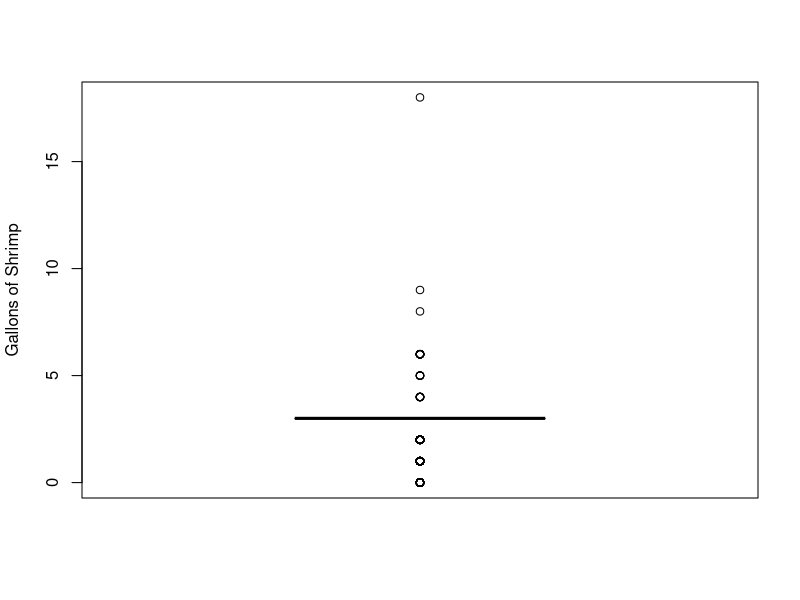

Write R code to recreate this figure.
#=====================================================================
# Read in and examine the data
#=====================================================================


library(tidyverse)

# Data Source: S:\RTS\common\Pat\Permits\tanner\2017\tanner PERMITS 2017.XLS
# I saved individual copies of the two following sheets to my project folder

harvest <- read.csv("harvest_records_17.csv", header = T, nrow = 3201)
permits <- read.csv("permit_records_17.csv", header = T, nrow = 1930)


# change all variable names to lower (personal preference)
names(harvest) <- tolower(names(harvest))
names(permits) <- tolower(names(permits))


sum(is.na(harvest$tanner))


# calculate counts for each mailing type as well as each mailing-status combination
# and verify that they match the counts in the excel document

mail_cnts <- permits %>% group_by(mailing) %>% summarise(count = n())
status_cnts <- permits %>% group_by(mailing, status) %>% summarise(count = n())


# Number of Permits
print(mail_cnts)
print(status_cnts)



# Number of REPORTED crabs

harvest %>% group_by(location, use) %>% summarize(count = n())

# look at a boxplot of gallons of shrimp harvested to see if anyone reported shrimp counts instead of gallons

boxplot(harvest$tanner, ylab = "Gallons of Shrimp")


#=====================================================================
# Pull out all the variables described in the data analysis section
# of the op plan
#=====================================================================


# number of noncompliant (mailing == 2) households responding to the second reminder that reported fishing

ndf <- status_cnts %>% filter(mailing == 2, status == "HARVEST REPORTED") %>% ungroup() %>% select(count) %>% as.integer()

# NOTE: a grouped dataframe requires we ungroup it before selecting out one column
# We also switch the object from a dataframe to an integer for easier arithmetic


# total number of noncompliant households responding to the second reminder (mailing == 2)
nd <- status_cnts %>% filter(mailing == 2) %>% ungroup() %>% select(count) %>% sum() %>% as.integer()


# estimated proportion of non-respondents that fished
w_hat <- ndf/nd


N <- sum(mail_cnts$count)

# counts of those that did and did not fish out of compliant households
Ncf <- status_cnts %>% filter((mailing == 0 | mailing == 1) & status == "HARVEST REPORTED") %>% ungroup() %>% select(count) %>% sum()

Ncz <- status_cnts %>% filter((mailing == 0 | mailing == 1) & status == "DID NOT FISH") %>% ungroup() %>% select(count) %>% sum()

Ndf <- (N - (Ncf + Ncz))*w_hat

Ndz <- N - Ncf - Ncz - Ndf


#=====================================================================
# Combine data and calculate values of interest using the above quantities
#=====================================================================

# calculate total of harvest and effort for each permit
permit_dat <- left_join(harvest, permits, by = "permit") %>% group_by(permit) %>%
  summarize(tanner = sum(tanner), mailing = unique(mailing), status = unique(status))


# calculate harvest and effort for compliant households,
Hcf_gals <- permit_dat %>% filter(mailing == 0 | mailing == 1) %>% select(tanner) %>% sum()



# calculate mean harvest and effort from those that responded to the second request
hdf_gals<- permit_dat %>% filter(mailing == 2) %>% select(tanner) %>% summarize(mean = mean(tanner)) %>% as.numeric()



# Should the variance formulas in equations 12 and 13 in the op plan have hats on them?

Sdf_gals <- permit_dat %>% filter(mailing == 2, status == "HARVEST REPORTED") %>% select(tanner) %>% summarize(sd = var(tanner)) %>% as.numeric()


# multiply the means of respondents of the second request by the number that failed to respond
# to get an estimate of the total harvest and effort by non-respondents
Hdf_gals <- Ndf*hdf_gals



#=====================================================================
# Results
#=====================================================================

#

Hcf_gals + Hdf_gals




var_hdf <- (1-ndf/Ndf)*(Sdf_gals/ndf)
var_Ndf <- N^2*(w_hat*(1-w_hat)/(nd-1))


total_var <- Ndf^2*var_hdf + hdf_gals^2*var_Ndf - var_hdf*var_Ndf
sqrt(total_var)

